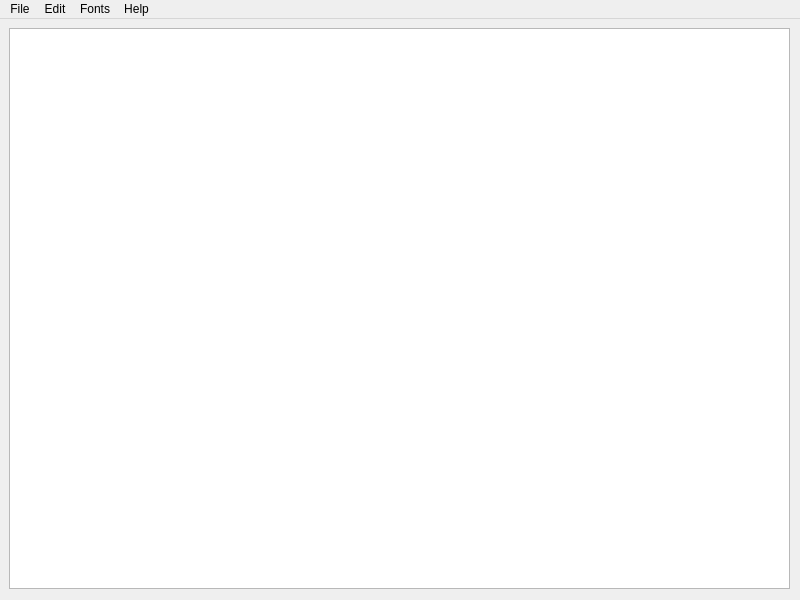
<?xml version="1.0" encoding="UTF-8"?>
<ui version="4.0">
 <class>MainWindow</class>
 <widget class="QMainWindow" name="MainWindow">
  <property name="geometry">
   <rect>
    <x>0</x>
    <y>0</y>
    <width>800</width>
    <height>600</height>
   </rect>
  </property>
  <property name="windowTitle">
   <string>Notes</string>
  </property>
  <property name="documentMode">
   <bool>false</bool>
  </property>
  <widget class="QWidget" name="centralwidget">
   <widget class="QTextEdit" name="textEdit">
    <property name="geometry">
     <rect>
      <x>9</x>
      <y>9</y>
      <width>781</width>
      <height>561</height>
     </rect>
    </property>
    <property name="font">
     <font>
      <family>Lucida Calligraphy</family>
      <pointsize>14</pointsize>
      <weight>75</weight>
      <bold>true</bold>
     </font>
    </property>
   </widget>
  </widget>
  <widget class="QMenuBar" name="menubar">
   <property name="geometry">
    <rect>
     <x>0</x>
     <y>0</y>
     <width>800</width>
     <height>21</height>
    </rect>
   </property>
   <widget class="QMenu" name="menuFile">
    <property name="title">
     <string>File</string>
    </property>
    <addaction name="actionNew"/>
    <addaction name="actionOpen"/>
    <addaction name="actionSave"/>
   </widget>
   <widget class="QMenu" name="menuEdit">
    <property name="title">
     <string>Edit</string>
    </property>
    <addaction name="actionCut"/>
    <addaction name="actionCopy"/>
    <addaction name="actionPaste"/>
   </widget>
   <widget class="QMenu" name="menuFonts">
    <property name="title">
     <string>Fonts</string>
    </property>
   </widget>
   <widget class="QMenu" name="menuHelp">
    <property name="title">
     <string>Help</string>
    </property>
    <addaction name="actionAbout"/>
    <addaction name="actionHow_to_use"/>
    <addaction name="actionDeveloper_s_words"/>
   </widget>
   <addaction name="menuFile"/>
   <addaction name="menuEdit"/>
   <addaction name="menuFonts"/>
   <addaction name="menuHelp"/>
  </widget>
  <action name="actionNew">
   <property name="text">
    <string>New</string>
   </property>
   <property name="shortcut">
    <string>Ctrl+N</string>
   </property>
  </action>
  <action name="actionOpen">
   <property name="text">
    <string>Open</string>
   </property>
   <property name="shortcut">
    <string>Ctrl+O</string>
   </property>
  </action>
  <action name="actionSave">
   <property name="text">
    <string>Save</string>
   </property>
   <property name="shortcut">
    <string>Ctrl+S</string>
   </property>
  </action>
  <action name="actionCut">
   <property name="text">
    <string>Cut</string>
   </property>
   <property name="shortcut">
    <string>Ctrl+X</string>
   </property>
  </action>
  <action name="actionCopy">
   <property name="text">
    <string>Copy</string>
   </property>
   <property name="shortcut">
    <string>Ctrl+C</string>
   </property>
  </action>
  <action name="actionPaste">
   <property name="text">
    <string>Paste</string>
   </property>
   <property name="shortcut">
    <string>Ctrl+V</string>
   </property>
  </action>
  <action name="actionColor">
   <property name="text">
    <string>Colors</string>
   </property>
   <property name="shortcut">
    <string>Ctrl+Shift+C</string>
   </property>
  </action>
  <action name="actionBackgrounds">
   <property name="text">
    <string>Backgrounds</string>
   </property>
   <property name="shortcut">
    <string>Ctrl+Shift+B</string>
   </property>
  </action>
  <action name="actionStyles">
   <property name="text">
    <string>Styles</string>
   </property>
   <property name="shortcut">
    <string>Ctrl+Shift+S</string>
   </property>
  </action>
  <action name="actionSize">
   <property name="text">
    <string>Size</string>
   </property>
   <property name="shortcut">
    <string>Ctrl+Shift+Z</string>
   </property>
  </action>
  <action name="actionHow_to_use">
   <property name="text">
    <string>How to use</string>
   </property>
  </action>
  <action name="actionDeveloper_s_words">
   <property name="text">
    <string>Developer's words</string>
   </property>
  </action>
  <action name="actionAbout">
   <property name="text">
    <string>About</string>
   </property>
  </action>
 </widget>
 <resources/>
 <connections/>
</ui>
